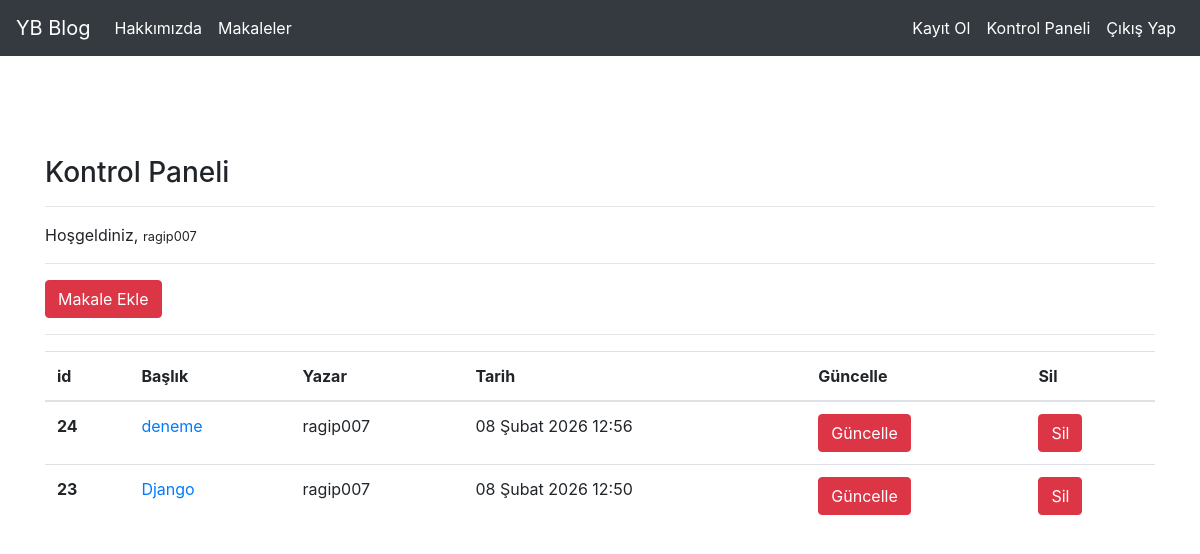
Page /article/dashboard/ (signed in) on the committed database.
### article/models.py (models this page shows, shortened)
class Article(models.Model):
    author=models.ForeignKey("auth.User",on_delete = models.CASCADE, verbose_name="Yazar")
    title= models.CharField(max_length=50, verbose_name="Başlık")
    content = RichTextField()
    created_date=models.DateTimeField(auto_now_add=True, verbose_name="Oluşturulma Tarihi")
    article_image=models.FileField(blank=True, null=True,verbose_name="Makaleye Fotoğraf Ekleyin")
    class Meta:
        ordering = ['-created_date']

### article/views.py (the view)
# urls.py: path('dashboard/',views.dashboard,name="dashboard"),
@login_required(login_url="user:login")
def dashboard(request):
    articles=Article.objects.filter(author=request.user)
    context ={"articles":articles
    }
    return render(request,"dashboard.html",context)

### templates/dashboard.html
{% extends "layout.html" %}
{% block body %}
<h3>Kontrol Paneli</h3>
<hr>
<p>
    Hoşgeldiniz, <small>{{request.user.username}}</small>
</p>
<hr>
<a class = "btn btn-danger" href = "{% url 'article:addarticle' %}">Makale Ekle </a>
<hr>
{% if articles %}
<table class="table">
        <thead>
          <tr>
            <th scope="col">id</th>
            <th scope="col">Başlık</th>
            <th scope="col">Yazar</th>
            <th scope="col">Tarih</th>
            <th scope="col">Güncelle</th>
            <th scope="col">Sil</th>
          </tr>
        </thead>
        <tbody>
          {% for article in articles %}
          <tr>
            <th scope="row">{{article.id}}</th>
            <td><a href="/article/article/{{article.id}}">{{article.title}}</a></td>
            <td>{{article.author.username}}</td>
            <td>{{article.created_date}}</td>
            <td><a href="/article/update/{{article.id}}" class = "btn btn-danger">Güncelle</a></td>
            <td><a href="/article/delete/{{article.id}}" class = "btn btn-danger">Sil</a> </td>
          </tr>
          {% endfor %}
        </tbody>
      </table>
{% else %}
<div class = "alert alert-danger">
    Henüz bir makaleniz bulunmuyor...
</div>
{% endif %}
{% endblock body %}

### templates/layout.html (shortened to what this page needs)
<!DOCTYPE html>
{% load static %}
<html lang="en">
<head>
    <link rel="stylesheet" href="{%static 'css/bootstrap.min.css'%}">
</head>
<body>
    {% include "includes/navbar.html" %}
    <div style= "margin-top : 100px; margin-bottom: 100px" class = "container">
        {% block body %}
        {% endblock body %}
    </div>
    </body>
</html>

### templates/includes/navbar.html (shortened to what this page needs)
<nav class="navbar navbar-expand-md navbar-dark bg-dark mb-4">
      <a class="navbar-brand" href="{%url 'index' %}">YB Blog</a>
  <div class="collapse navbar-collapse" id="navbarCollapse">
        <ul class="navbar-nav mr-auto">
          <li class="nav-item active">
            <a class="nav-link" href="{%url 'about' %}">Hakkımızda</a>
          </li>
          <li class="nav-item active">
            <a class="nav-link" href="{%url 'article:articles' %}">Makaleler</a>
          </li>
        </ul>
      <ul class="navbar-nav ml-auto">
          <li class="nav-item active">
            <a class="nav-link" href="{%url 'user:register' %}">Kayıt Ol</a>
          </li>
        {% if request.user.is_authenticated %}
          <li class="nav-item active">
            <a class="nav-link" href="{%url 'article:dashboard' %}">Kontrol Paneli</a>
          </li>
          <li class="nav-item active">
            <a class="nav-link" href="{%url 'user:logout' %}">Çıkış Yap</a>
          </li>
        {% else %}
          <li class="nav-item active">
            <a class="nav-link" href="{%url 'user:login' %}">Giriş Yap</a>
          </li>
        {% endif %}
   </ul>
  </div>
</nav>

### rows in the picture
Article: id "24", title "deneme", author.username "ragip007", created_date "08 Şubat 2026 12:56"
Article: id "23", title "Django", author.username "ragip007", created_date "08 Şubat 2026 12:50"

### other values in the picture
{{ request.user.username }} "ragip007"
